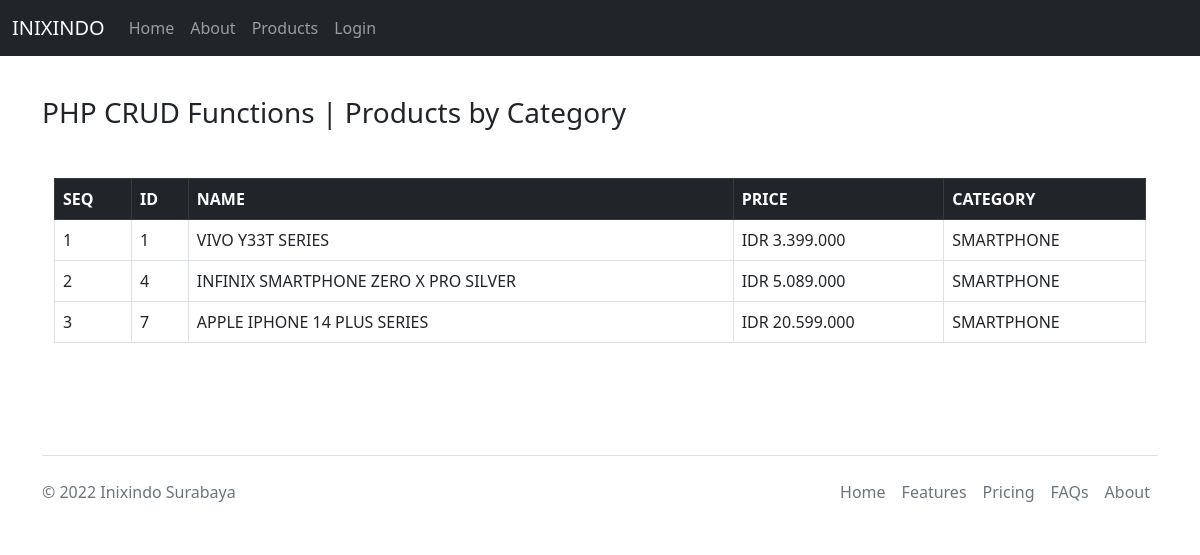
Page /category_view.php?view_category=SMARTPHONE on the committed database.
### tables this page shows
CREATE TABLE `products` (
  `id` int(15) NOT NULL,
  `name` varchar(70) NOT NULL,
  `price` decimal(10,0) NOT NULL,
  `description` text DEFAULT NULL,
  `category` varchar(50) NOT NULL,
  `created_at` timestamp NOT NULL DEFAULT current_timestamp()
);

### category_view.php (the view)
<?php
include "./layouts/headers.php";
include_once "./config/dbconfig.php";
?>
<body>
    <?php include "./layouts/navbar.php"; ?>
    <div class="container mt-5 mb-5 py-5">
        <div>
            <h3>PHP CRUD Functions | Products by Category</h3>
        </div>
        <div class="container mt-5">
            <table class="table table-bordered table-hover">
                <thead>
                    <tr class="table-dark">
                        <th>SEQ</th>
                        <th>ID</th>
                        <th>NAME</th>
                        <th>PRICE</th>
                        <th>CATEGORY</th>
                    </tr>
                </thead>
                <?php
                if (isset($_GET['view_category'])) {
                    $sql_query = "SELECT * FROM products WHERE category = " . "'" . $_GET['view_category'] . "'";
                    $result_set = mysqli_query($con, $sql_query);
                    $seq = 1;
                    while ($fetched_row = mysqli_fetch_row($result_set)) {
                ?>
                        <tbody>
                            <tr>
                                <td><?php echo $seq; ?></td>
                                <td><?php echo $fetched_row[0]; ?></td>
                                <td><?php echo $fetched_row[1]; ?></td>
                                <td><?php echo "IDR " . number_format($fetched_row[2], 0, ",", "."); ?></td>
                                <td><?php echo $fetched_row[4]; ?></td>
                            </tr>
                        </tbody>
                    <?php
                        $seq++;
                    }
                    ?>
                <?php
                }
                ?>
            </table>
        </div>
    </div>
</body>
<?php
include "./layouts/footer.php";
?>

### rows in the picture
products: id "1", name "VIVO Y33T SERIES", price "3.399.000", category "SMARTPHONE"
products: id "4", name "INFINIX SMARTPHONE ZERO X PRO SILVER", price "5.089.000", category "SMARTPHONE"
products: id "7", name "APPLE IPHONE 14 PLUS SERIES", price "20.599.000", category "SMARTPHONE"
